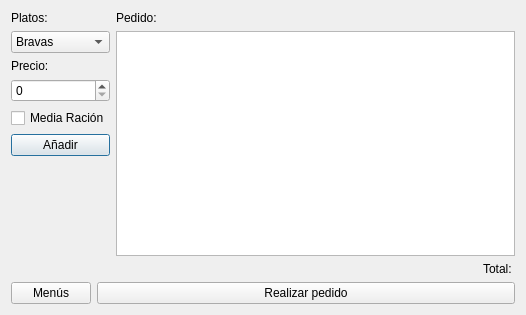
<?xml version="1.0" encoding="UTF-8"?>
<ui version="4.0">
 <class>DPrincipal</class>
 <widget class="QDialog" name="DPrincipal">
  <property name="geometry">
   <rect>
    <x>0</x>
    <y>0</y>
    <width>526</width>
    <height>315</height>
   </rect>
  </property>
  <property name="windowTitle">
   <string>Dialog</string>
  </property>
  <layout class="QVBoxLayout" name="verticalLayout_3">
   <item>
    <layout class="QHBoxLayout" name="horizontalLayout_2">
     <item>
      <layout class="QVBoxLayout" name="verticalLayout">
       <item>
        <widget class="QLabel" name="label">
         <property name="text">
          <string>Platos:</string>
         </property>
        </widget>
       </item>
       <item>
        <widget class="QComboBox" name="cbPlatos">
         <item>
          <property name="text">
           <string>Bravas</string>
          </property>
         </item>
         <item>
          <property name="text">
           <string>Chopitos</string>
          </property>
         </item>
         <item>
          <property name="text">
           <string>Sepia</string>
          </property>
         </item>
        </widget>
       </item>
       <item>
        <widget class="QLabel" name="label_2">
         <property name="text">
          <string>Precio:</string>
         </property>
        </widget>
       </item>
       <item>
        <widget class="QSpinBox" name="sbPrecio"/>
       </item>
       <item>
        <widget class="QCheckBox" name="chMediaRacion">
         <property name="text">
          <string>Media Ración</string>
         </property>
        </widget>
       </item>
       <item>
        <widget class="QPushButton" name="bAnyadir">
         <property name="text">
          <string>Añadir</string>
         </property>
        </widget>
       </item>
       <item>
        <spacer name="verticalSpacer">
         <property name="orientation">
          <enum>Qt::Vertical</enum>
         </property>
         <property name="sizeHint" stdset="0">
          <size>
           <width>20</width>
           <height>40</height>
          </size>
         </property>
        </spacer>
       </item>
      </layout>
     </item>
     <item>
      <layout class="QVBoxLayout" name="verticalLayout_2">
       <item>
        <widget class="QLabel" name="label_3">
         <property name="text">
          <string>Pedido: </string>
         </property>
        </widget>
       </item>
       <item>
        <widget class="QListView" name="listaPlatos"/>
       </item>
       <item>
        <widget class="QLabel" name="label_4">
         <property name="text">
          <string>Total: </string>
         </property>
         <property name="alignment">
          <set>Qt::AlignRight|Qt::AlignTrailing|Qt::AlignVCenter</set>
         </property>
        </widget>
       </item>
      </layout>
     </item>
    </layout>
   </item>
   <item>
    <layout class="QHBoxLayout" name="horizontalLayout">
     <item>
      <widget class="QPushButton" name="bMenus">
       <property name="sizePolicy">
        <sizepolicy hsizetype="Maximum" vsizetype="Fixed">
         <horstretch>0</horstretch>
         <verstretch>0</verstretch>
        </sizepolicy>
       </property>
       <property name="text">
        <string>Menús</string>
       </property>
      </widget>
     </item>
     <item>
      <widget class="QPushButton" name="bPedido">
       <property name="sizePolicy">
        <sizepolicy hsizetype="Minimum" vsizetype="Fixed">
         <horstretch>0</horstretch>
         <verstretch>0</verstretch>
        </sizepolicy>
       </property>
       <property name="text">
        <string>Realizar pedido</string>
       </property>
      </widget>
     </item>
    </layout>
   </item>
  </layout>
 </widget>
 <resources/>
 <connections/>
</ui>
